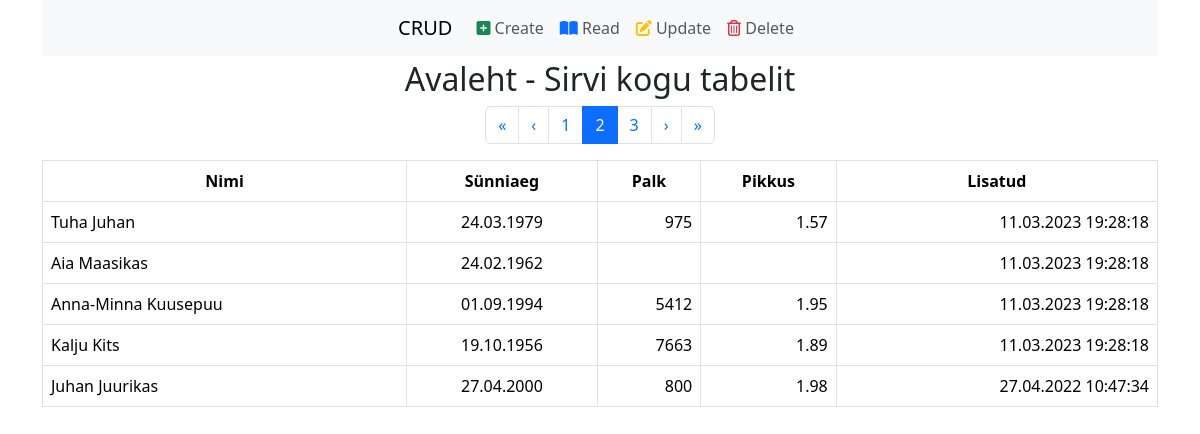
Page /index.php?pg=2 on the committed database.
### tables this page shows
CREATE TABLE `simple` (
  `id` int(11) UNSIGNED NOT NULL COMMENT 'Mina olen oluline väli! I am an important field!',
  `name` varchar(20) NOT NULL,
  `birth` date NOT NULL,
  `salary` int(5) DEFAULT NULL,
  `height` decimal(3,2) DEFAULT NULL,
  `added` datetime NOT NULL
);

### config/mysqli.php (called while the page is built, shortened)
<?php
    class Db {
        function dbConnect() {
            $con = new mysqli(DB_SERVER, DB_USER, DB_PASS, DB_NAME);
            mysqli_set_charset($con, "utf8");
            return $con;
        }
        public function dbQuery($sql) {
            $con = $this->dbConnect();
            if($con) {
                $res = mysqli_query($con, $sql);
                return $res;
            }
            return false;
        }
        function dbGetArray($sql) {
            $res = $this->dbQuery($sql);
            if($res !== false) {
                $data = array();
                if($res) {
                    while($row = mysqli_fetch_assoc($res)) {
                        $data[] = $row;
                    }
                    if(is_array($data) and count($data) > 0) {
                        return $data;
                    } else {
                        return false;
                    }
                } else {
                    echo "<div><strong>Viga andmebaasist k&uuml;simisega</strong></div>";
                    return false;
                }
            } else {
                return false;
            }
        }
    }
    $database = new Db;
?>

### homepage.php (the view)
<h2 class="text-center">Avaleht - Sirvi kogu tabelit</h2>
<?php
include 'paginate.php';
$sql = 'SELECT * FROM simple ORDER BY added DESC LIMIT '.$start.', '.$maxPerPage;
$res = $database->dbGetArray($sql);
if($res !== FALSE) {
?>
<table class="table table-hover table-bordered">
    <thead>
        <tr class="text-center">
            <th>Nimi</th>
            <th>Sünniaeg</th>
            <th>Palk</th>
            <th>Pikkus</th>
            <th>Lisatud</th>
        </tr>
    </thead>
    <tbody>
        <?php
        foreach($res as $key=>$val) {
            $date = new DateTime($val['birth']);
            $birth = $date->format('d.m.Y');
            $dateTime = new DateTime($val['added']);
            $added = $dateTime->format('d.m.Y H:i:s');
        ?>
        <tr>
            <td><?php echo $val['name']; ?></td>
            <td class="text-center"><?php echo $birth; ?></td>
            <td class="text-end"><?php echo $val['salary']; ?></td>
            <td class="text-end"><?php echo $val['height']; ?></td>
            <td class="text-end"><?php echo $added; ?></td>
        </tr>
        <?php
        }
        ?>
    </tbody>
</table>
<?php
} else {
?>
    <div class="alert alert-danger">Sobivaid kirjeid ei leitud</div>
<?php
}
?>

### rows in the picture
simple: name "Tuha Juhan", birth "24.03.1979", salary "975", height "1.57", added "11.03.2023 19:28:18"
simple: name "Aia Maasikas", birth "24.02.1962", added "11.03.2023 19:28:18"
simple: name "Anna-Minna Kuusepuu", birth "01.09.1994", salary "5412", height "1.95", added "11.03.2023 19:28:18"
simple: name "Kalju Kits", birth "19.10.1956", salary "7663", height "1.89", added "11.03.2023 19:28:18"
simple: name "Juhan Juurikas", birth "27.04.2000", salary "800", height "1.98", added "27.04.2022 10:47:34"
